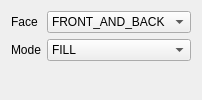
       <widget class="QWidget" name="PolygonMode">
        <layout class="QFormLayout" name="formLayout">
         <item row="0" column="0">
          <widget class="QLabel" name="label">
           <property name="text">
            <string>Face</string>
           </property>
          </widget>
         </item>
         <item row="1" column="0">
          <widget class="QLabel" name="label_2">
           <property name="text">
            <string>Mode</string>
           </property>
          </widget>
         </item>
         <item row="0" column="1">
          <widget class="QComboBox" name="SA_PolygonMode_Face">
           <item>
            <property name="text">
             <string>FRONT_AND_BACK</string>
            </property>
           </item>
           <item>
            <property name="text">
             <string>FRONT</string>
            </property>
           </item>
           <item>
            <property name="text">
             <string>BACK</string>
            </property>
           </item>
          </widget>
         </item>
         <item row="1" column="1">
          <widget class="QComboBox" name="SA_PolygonMode_Mode">
           <item>
            <property name="text">
             <string>FILL</string>
            </property>
           </item>
           <item>
            <property name="text">
             <string>LINE</string>
            </property>
           </item>
           <item>
            <property name="text">
             <string>POINT</string>
            </property>
           </item>
          </widget>
         </item>
        </layout>
       </widget>
